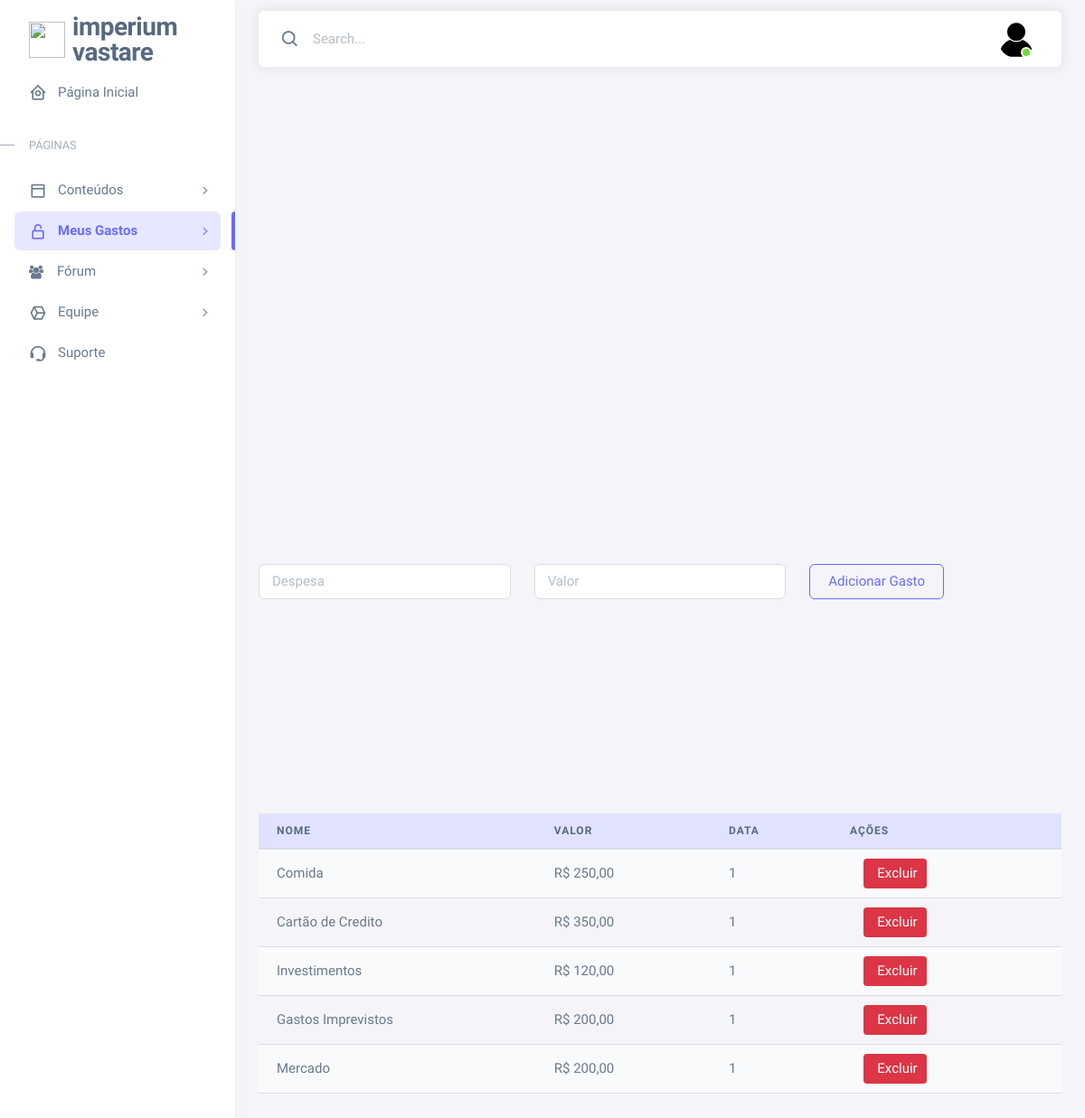
/meusgastos.php (signed in), run on the app's committed database.
### tables this page shows
CREATE TABLE `meusgastos` (
  `id` int(11) NOT NULL,
  `despesa` varchar(255) NOT NULL,
  `valor` int(11) NOT NULL,
  `idUser` int(11) NOT NULL
);

### meusgastos.php (the view, shortened to what this page needs)
<?php
include_once('config.php');
include_once('config/conexao.php');
$idUser = $_SESSION['id'];
$sql = "SELECT * FROM `meusgastos` where idUser = $idUser ";
$resposta = mysqli_query($conn, $sql);
?>
<div class="layout-wrapper layout-content-navbar">
    <div class="layout-container">
        <aside id="layout-menu"  class="layout-menu menu-vertical menu bg-menu-theme ">
                <div class="app-brand demo">
                    <a href="index.php" class="app-brand-link">
                        <span class="app-brand-logo demo">
                            <i><img src="img/favicon-aba.svg" alt=""></i>
                        </span>
                        <span class="app-brand-text demo menu-text fw-bolder ms-2">Imperium <br>Vastare </span>
                    </a>
                </div>
                <ul class="menu-inner py-1">
                    <li class="menu-item">
                        <a href="index.php" class="menu-link">
                            <i class="menu-icon tf-icons bx bx-home-circle"></i>
                            <div data-i18n="Analytics">Página Inicial</div>
                        </a>
                    </li>
                    <li class="menu-header small text-uppercase">
                        <span class="menu-header-text">Páginas</span>
                    </li>
                    <li class="menu-item">
                        <a href="conteudo.php" class="menu-link menu-toggle">
                            <i class="menu-icon tf-icons bx bx-dock-top"></i>
                            <div data-i18n="Account Settings">Conteúdos</div>
                        </a>
                    </li>
                    <li class="menu-item  active">
                        <a href="meusgastos.php" class="menu-link menu-toggle">
                            <i class="menu-icon tf-icons bx bx-lock-open-alt"></i>
                            <div data-i18n="Authentications">Meus Gastos</div>
                        </a>
                    </li>
                    <li class="menu-item">
                        <a href="forum.php" class="menu-link menu-toggle">
                            <patch></patch>&nbsp;&nbsp;&nbsp;&nbsp;
                            <div data-i18n="Misc">Fórum</div>
                        </a>
                    <li class="menu-item">
                        <a href="equipe.php" class="menu-link menu-toggle">
                            <i class="menu-icon tf-icons bx bx-cube-alt"></i>
                            <div data-i18n="Misc">Equipe</div>
                        </a>
                    <li class="menu-item">
                        <a href="suporte.php" class="menu-link">
                            <i class="menu-icon tf-icons bx bx-support"></i>
                            <div data-i18n="Support">Suporte</div>
                        </a>
                    </li>
                </ul>
            </aside>
        <div class="layout-page">
            <nav class="layout-navbar container-xxl navbar navbar-expand-xl navbar-detached align-items-center bg-navbar-theme" id="layout-navbar">
                    <div class="navbar-nav-right d-flex align-items-center" id="navbar-collapse">
                        <div class="navbar-nav align-items-center">
                            <div class="nav-item d-flex align-items-center">
                                <i class="bx bx-search fs-4 lh-0"></i>
                                <input type="text" class="form-control border-0 shadow-none" placeholder="Search..." aria-label="Search..." />
                            </div>
                        </div>
                        <ul class="navbar-nav flex-row align-items-center ms-auto">
                            <li class="nav-item navbar-dropdown dropdown-user dropdown">
                                <a class="nav-link dropdown-toggle hide-arrow" href="javascript:void(0);" data-bs-toggle="dropdown">
                                    <div class="avatar avatar-online">
                                        <img src="img/fotodeperfilbase.svg" alt class="w-px-40 h-auto rounded-circle" />
                                    </div>
                                </a>
                            </li>
                        </ul>
                    </div>
                </nav>
                <!DOCTYPE html>
<html lang="pt-br">
<head>
</head>
<body>
    <?php
        include_once('config.php');
        include_once('config/conexao.php');
        $idUser = $_SESSION['id'];
        $sql = "SELECT * FROM `meusgastos` where idUser = $idUser ";
        $resposta = mysqli_query($conn, $sql);
        $results = mysqli_fetch_all($resposta);
    ?>
    <div class="layout-wrapper layout-content-navbar">
        <div class="layout-container">
            <div class="content-wrapper">
                <div class="container-xxl flex-grow-1 container-p-y">
                    <div class="row">
                        <div id="piechart" style="width: 900px; height: 500px;"></div>
                    </div>
                    <div class="row mt-4">
                        <div class="col-4">
                            <input class="form-control" type="text" placeholder="Despesa" id="despesa" required>
                        </div>
                        <div class="col-4">
                            <input class="form-control" type="text" placeholder="Valor" id="valor">
                        </div>
                        <div class="col-3">
                            <button class="btn btn-outline-primary" onclick="adicionarGasto()">Adicionar Gasto</button>
                        </div>
                    </div>
                </div>
            </div>
        </div>
    </div>
    <div class="container-xxl flex-grow-1 container-p-y">
    <div class="row">
        <div class="col-12">
            <table id="tabelaGastos" class="table table-striped table-responsive">
                <thead>
                    <tr class="table-primary">
                        <th class="">Nome</th>
                        <th>Valor</th>
                        <th>Data</th>
                        <th>Ações</th>
                </thead>
                <tbody>
                <?php foreach ($results as $linha) : ?>
                       <tr>
    <td><?= $linha[1] ?></td>
    <td>R$ <?= number_format($linha[2], 2, ',', '.') ?></td>
    <td><?= $linha[3] ?></td>
    <td>
        <div class="btn-excluir-container">
            <button class="btn-excluir" onclick="excluirLinha(this)">
                <i class="bi bi-trash"></i> Excluir
            </button>
        </div>
    </td>
                        </tr>
                    <?php endforeach; ?>
                </tbody>
            </table>
        </div>
    </div>
</body>
</html>
            <section class="container p-3">
                <form class="row g-3" action="config/cadastraDespesa.php" method="POST">
                    <div class="row">
                        <div class="col-4 py-3">
                        </div>
                        <div class="col-4 py-3">
                        </div>
                        <div class="col-3 py-3">
                        </div>
                    </div>
                </form>
            </section>
            </body>
            </html>

### config.php (shortened to what this page needs)
<!DOCTYPE html>
<html lang="en" class="light-style layout-menu-fixed" id="minhaDiv" dir="ltr" data-theme="theme-default" data-assets-path="../assets/" data-template="vertical-menu-template-free">
<head>
    <link href='https://unpkg.com/boxicons@2.1.4/css/boxicons.min.css' rel='stylesheet'>
    <link rel="stylesheet" href="css/core.css" class="template-customizer-core-css" />
    <link rel="stylesheet" href="css/theme-default.css" class="template-customizer-theme-css" />
    <link rel="stylesheet" href="css/demo.css" />
    <link rel="stylesheet" href="https://cdnjs.cloudflare.com/ajax/libs/animate.css/4.1.1/animate.min.css"/>
</head>
<body>

### css/theme-default.css (style rules this page uses)
.bg-menu-theme .menu-header { position: relative; }
.bg-menu-theme .menu-header:before { content: ""; position: absolute; left: 0; top: 1.1875rem; width: 1rem; height: 1px; transition: all 0.3s ease-in-out; }
.layout-wrapper:not(.layout-horizontal) .bg-menu-theme .menu-inner .menu-item .menu-link { border-radius: 0.375rem; }
.layout-wrapper:not(.layout-horizontal) .bg-menu-theme .menu-inner > .menu-item.active:before { content: ""; position: absolute; right: 0; width: 0.25rem; height: 2.6845rem; border-radius: 0.375rem 0 0 0.375rem; }
.table-primary { --bs-table-bg: #e1e2ff; --bs-table-striped-bg: #dcdefb; --bs-table-striped-color: #435971; --bs-table-active-bg: #d1d4f1; --bs-table-active-color: #435971; --bs-table-hover-bg: #d8daf6; --bs-table-hover-color: #435971; color: #435971; border-color: #d1d4f1; }
.table-primary th { border-bottom-color: inherit !important; }
.btn-outline-primary { color: #696cff; border-color: #696cff; background: transparent; }
a { color: #696cff; }
.bg-navbar-theme { background-color: #fff !important; color: #697a8d; }
.bg-navbar-theme .navbar-nav > .nav-link, .bg-navbar-theme .navbar-nav > .nav-item > .nav-link, .bg-navbar-theme .navbar-nav > .nav > .nav-item > .nav-link { color: #697a8d; }
.layout-navbar { background-color: rgba(255, 255, 255, 0.95) !important; -webkit-backdrop-filter: saturate(200%) blur(6px); backdrop-filter: saturate(200%) blur(6px); }
.navbar-detached { box-shadow: 0 0 0.375rem 0.25rem rgba(161, 172, 184, 0.15); }
.bg-menu-theme { background-color: #fff !important; color: #697a8d; }
.bg-menu-theme .menu-link, .bg-menu-theme .menu-horizontal-prev, .bg-menu-theme .menu-horizontal-next { color: #697a8d; }
.bg-menu-theme .menu-item.open:not(.menu-item-closing) > .menu-toggle, .bg-menu-theme .menu-item.active > .menu-link { color: #566a7f; }
.bg-menu-theme .menu-text { color: #566a7f; }
.bg-menu-theme .menu-header { color: #8f9baa; }
.bg-menu-theme .menu-inner > .menu-header::before { background-color: transparent; }
@media (min-width: 1200px) { .bg-menu-theme.menu-vertical { box-shadow: 0 0.125rem 0.375rem 0 rgba(161, 172, 184, 0.12); } }
.bg-menu-theme .menu-header { color: #a1acb8; }
.bg-menu-theme .menu-header:before { background-color: #a1acb8 !important; }
.bg-menu-theme.menu-vertical { box-shadow: 0 0.125rem 0.375rem 0 rgba(161, 172, 184, 0.12); }
.bg-menu-theme .menu-inner > .menu-item.active > .menu-link { color: #696cff; background-color: rgba(105, 108, 255, 0.16) !important; }
.bg-menu-theme .menu-inner > .menu-item.active:before { background: #696cff; }

### css/demo.css (style rules this page uses)
.menu .app-brand.demo { height: 64px; margin-top: 12px; }
.app-brand-text.demo { font-size: 1.75rem; letter-spacing: -0.5px; text-transform: lowercase; }

### meusgastos.php (style rules this page uses)
.btn-excluir-container { width: 100px; text-align: center; }
.btn-excluir { background-color: #dc3545; color: #fff; border: none; padding: 5px 10px; border-radius: 4px; display: inline-block; }

### data on the page
meusgastos: despesa "Comida", valor "250,00", idUser "1"
meusgastos: despesa "Cartão de Credito", valor "350,00", idUser "1"
meusgastos: despesa "Investimentos", valor "120,00", idUser "1"
meusgastos: despesa "Gastos Imprevistos", valor "200,00", idUser "1"
meusgastos: despesa "Mercado", valor "200,00", idUser "1"
